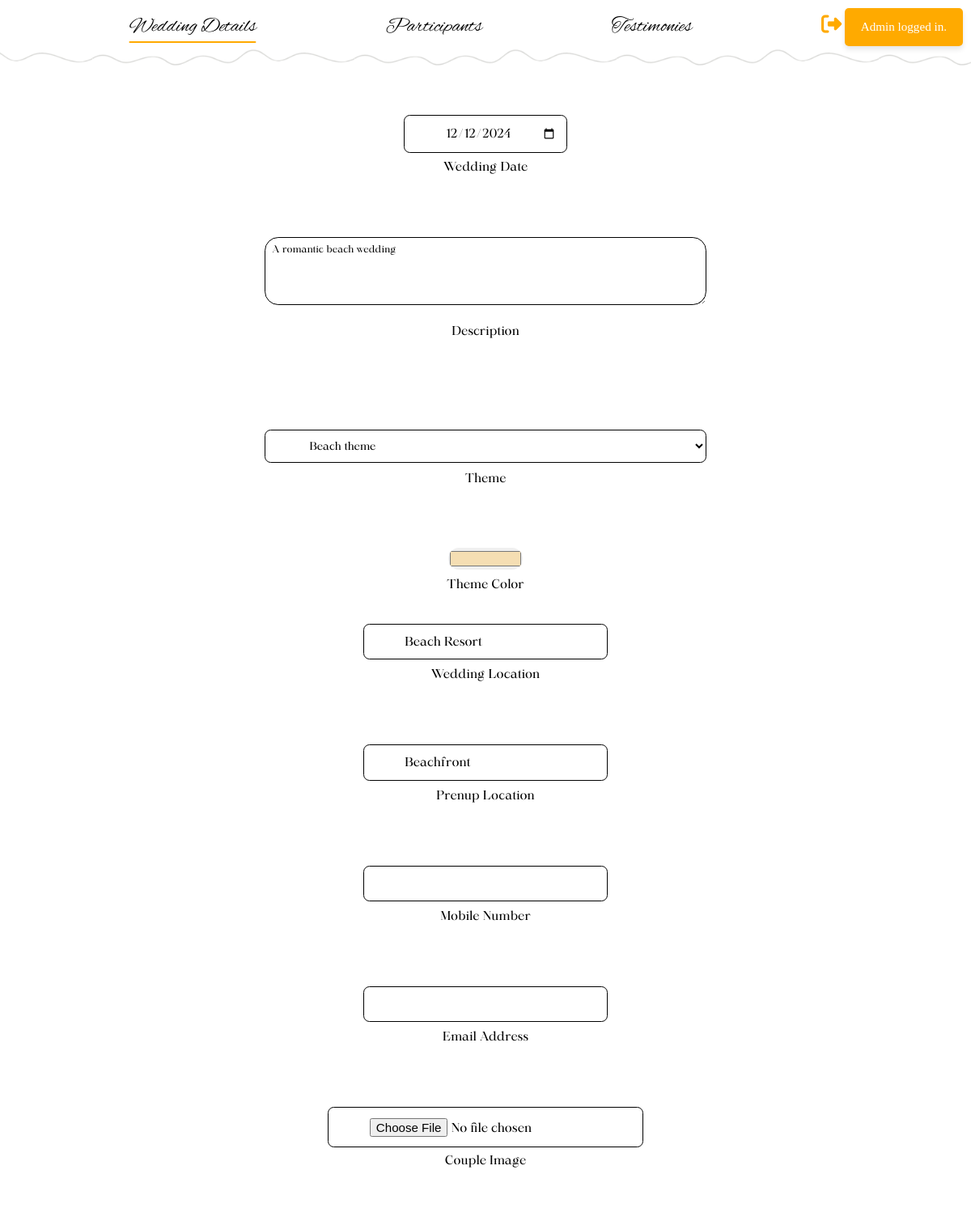
The app's page /manage-weddingDetails.php (signed in, upper part), older data.
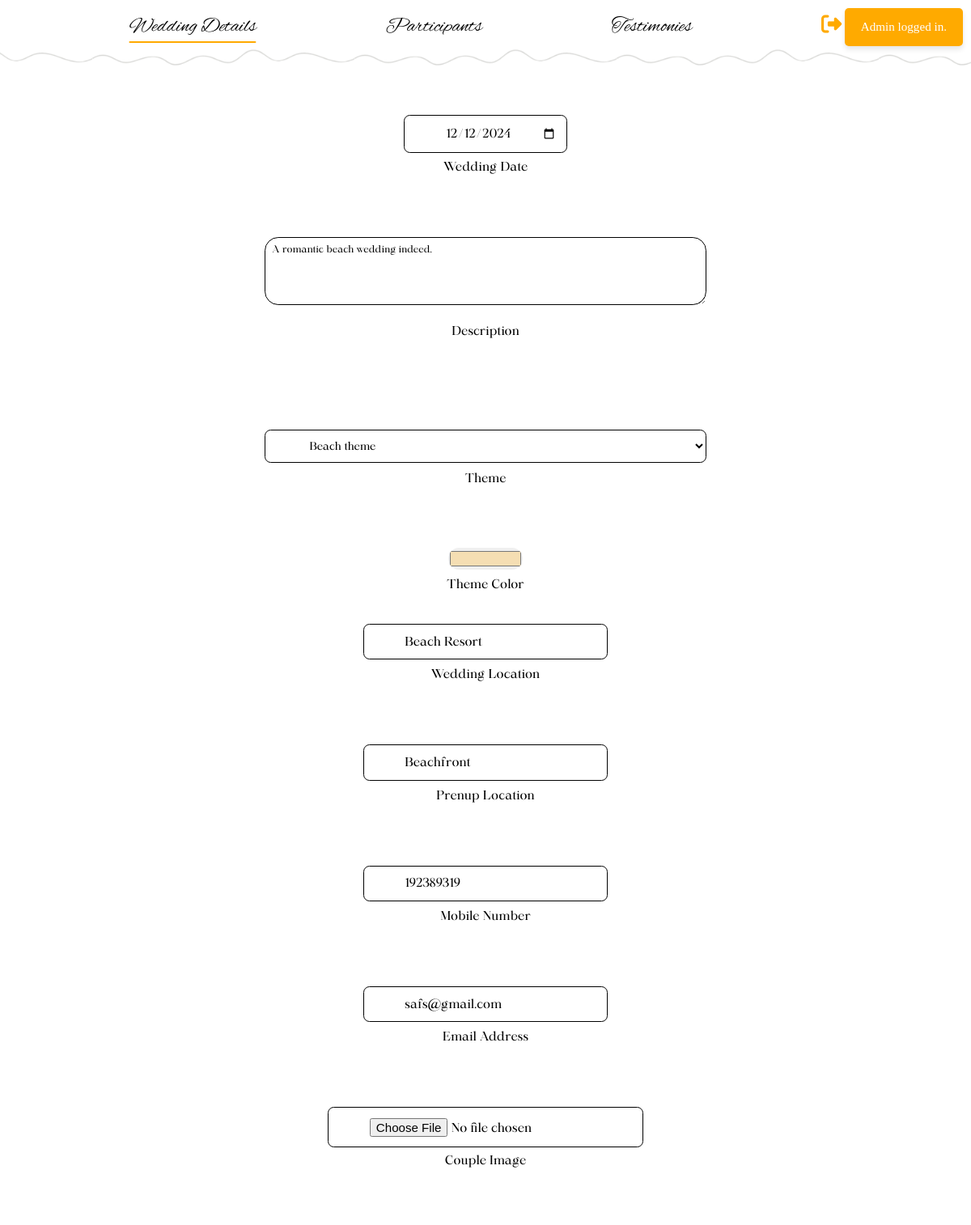
The same page, newer data.
### tables this page shows
CREATE TABLE `weddings` (
  `wedding_id` int(11) NOT NULL,
  `wedding_date` date DEFAULT NULL,
  `description` text DEFAULT NULL,
  `wedding_key` varchar(255) NOT NULL,
  `password` varchar(255) NOT NULL,
  `theme_id` int(11) DEFAULT NULL,
  `theme_color` varchar(255) DEFAULT NULL,
  `couple_photo` text DEFAULT NULL,
  `wedding_location` varchar(255) DEFAULT NULL,
  `wedding_photo` text DEFAULT NULL,
  `prenup_location` varchar(255) DEFAULT NULL,
  `prenup_photo` text DEFAULT NULL,
  `email_address` varchar(255) DEFAULT NULL,
  `mobile_number` varchar(50) NOT NULL
);

CREATE TABLE `themes` (
  `theme_id` int(11) NOT NULL,
  `theme_name` varchar(255) NOT NULL
);

### lib/Template.php (called while the page is built, shortened)
<?php
class Template{
	protected $templateFile;
	public function __construct($templateFile){
		$this->templateFile = $templateFile;
	}
	public function __toString(){
		include basename("$this->templateFile");
		return ob_get_clean();
	}
}
?>

### lib/Database.php (called while the page is built, shortened)
<?php
class Database{
	private $db_host = DB_HOST;
	private $db_name = DB_NAME;
	private $db_username = DB_USER;
	private $db_password = DB_PASS;
	private $databaseHandler;
	private $statement;
	public function __construct(){
		$dsn = "mysql:host=" . $this->db_host . ";dbname=" . $this->db_name;
		$options = array(
			PDO::ATTR_PERSISTENT => TRUE,
			PDO::ATTR_ERRMODE => PDO::ERRMODE_EXCEPTION
		);
		try {
			$this->databaseHandler = new PDO($dsn,$this->db_username,$this->db_password, $options);
		} catch(PDOException $error) {
			$this->errorMessage = $error->getMessage();
		}
	}
	protected function query($sqlCode){
			$this->statement = $this->databaseHandler->prepare($sqlCode);
		}
	protected function bind($parameter, $value, $type = ""){
		if ($type == NULL){
			switch (TRUE) {
				case is_int($value):
					$type = PDO::PARAM_INT;
					break;
			}
		}
		$this->statement->bindValue($parameter, $value, $type);
	}
	protected function execute(){
		$this->statement->execute();
	}
	protected function getResults(){
		$this->execute();
		return $this->statement->fetchAll(PDO::FETCH_OBJ);
	}
	protected function getResult(){
		$this->execute();
		return $this->statement->fetch(PDO::FETCH_OBJ);
	}
}
?>

### lib/Weddings.php (called while the page is built, shortened)
<?php
class Weddings extends Database {
    public function getWeddingById($weddingId) {
        $this->query("SELECT * FROM weddings WHERE wedding_id = :wedding_id");
        $this->bind(":wedding_id", $weddingId);
        return $this->getResult();
    }
}
?>

### lib/Themes.php (called while the page is built, shortened)
<?php
class Themes extends Database {
    public function getThemes(){
        $this->query("SELECT * FROM themes");
        return $this->getResults();
    }
}
?>

### templates/manage-weddingDetails_.php (the view, shortened to what this page needs)
<?php
include 'includes/header.php';
$nav_isActive = Array("detailsPage" => "active");
include 'includes/manage-nav.php';
?>
<form method="POST" action="<?php echo $_SERVER['PHP_SELF'];?>" enctype="multipart/form-data">
    <div class="input-group">
        <div class="input size-small">
            <label for="wedding_date">Wedding Date</label>
            <input type="date" name="wedding_date" value="<?php echo $weddingInformation->wedding_date; ?>" required>
        </div>
    </div>
    <div class="input-group">
        <div class="input size-large">
            <label for="description">Description</label>
            <textarea name="description" required><?php echo $weddingInformation->description; ?></textarea>
        </div>
    </div>
    <div class="input-group">
        <div class="input size-large">
            <label for="theme-select">Theme</label>
            <select name="theme_id" id="theme-select" class="theme-dropdown">
                <?php foreach($themes as $theme): ?>
                    <option value="<?php echo $theme->theme_id; ?>"
                        <?php echo ($weddingInformation->theme_id == $theme->theme_id) ? ' selected' : ''; ?>>
                        <?php echo $theme->theme_name; ?> theme
                    </option>
                <?php endforeach; ?>
            </select>
        </div>
    </div>
    <div class="input-group">
        <div class="input">
        <input type="color" name="theme_color" value="<?php echo $weddingInformation->theme_color; ?>" required>
            <label for="theme_color">Theme Color</label>
        </div>
    </div>
    <div class="input-group">
        <div class="input size-normal">
            <label for="wedding_location">Wedding Location</label>
            <input list="weddingLocations" type="text" name="wedding_location" value="<?php echo $weddingInformation->wedding_location; ?>" required>
        </div>
    </div>
    <div class="input-group">
        <div class="input size-normal">
            <label for="prenup_location">Prenup Location</label>
            <input type="text" name="prenup_location" value="<?php echo $weddingInformation->prenup_location; ?>" required>
        </div>
    </div>
    <div class="input-group">
        <div class="input size-normal">
            <label for="mobile_number">Mobile Number</label>
            <input type="text" name="mobile_number" value="<?php echo $weddingInformation->mobile_number; ?>" required>
        </div>
    </div>
    <div class="input-group">
        <div class="input size-normal">
            <label for="email_address">Email Address</label>
            <input type="email" name="email_address" value="<?php echo $weddingInformation->email_address; ?>" required>
        </div>
    </div>
    <div class="input-group">
        <div class="input size-small">
            <label for="couple_image">Couple Image</label>
            <input type="file" name="couple_image" accept="image/*">
        </div>
    </div>
    <div class="input-group">
    </div>
</form>
<?php
include 'includes/footer.php';
?>

### manage-weddingDetails.php (shortened to what this page needs)
<?php
$weddingsDB = new Weddings();
$themes = new Themes();
$manageWedding_DetailsPage = new Template("templates/manage-weddingDetails_.php");
$manageWedding_DetailsPage->themes = $themes->getThemes();
$manageWedding_DetailsPage->cssFileName = "create_wedding.css";
$manageWedding_DetailsPage->pageTitle = "Manage Wedding Details";
$weddingInformation = $weddingsDB->getWeddingById($_SESSION['wedding_id']);
$manageWedding_DetailsPage->weddingInformation = $weddingInformation;
echo $manageWedding_DetailsPage;
?>

### templates/includes/header.php (shortened to what this page needs)
<!DOCTYPE html>
<html>
<head>
    <link rel="stylesheet" href="templates/includes/font-awesome/css/all.min.css">
	<link rel="stylesheet" type="text/css" href="templates/includes/css/main.css">
	<link rel="stylesheet" type="text/css" href="templates/includes/css/<?php echo $cssFileName;?>">
</head>
<body>
<?php
if (isset($_SESSION['alertMessage'])) {
	$alertMessage = $_SESSION['alertMessage'] ?? null;
}
?>
<?php if (!empty($alertMessage)): ?>
	<div id="error-message" class="error-message">
		<?php echo htmlspecialchars($alertMessage); ?>
	</div>
<?php endif; ?>

### templates/includes/manage-nav.php
<nav>
	<ul class="nav">
		<?php
			if(empty($_SESSION["wedding_id"])):
		?>
		<li class="<?php echo $nav_isActive["createPage"]??NULL;?>">
			<a href="create-wedding.php">Create Event</a>
		</li>
		<li class="button-hover no-magic">
			<a href="index.php">
				<i class="fa-solid fa-angles-up"></i>
			</a>
		</li>
		<li class="<?php echo $nav_isActive["managePage"]??NULL;?>">
			<a href="manage-wedding.php">Manage Event</a>
		</li>
		<?php else:?>
		<li class="<?php echo $nav_isActive["detailsPage"]??NULL;?>"><a href="manage-weddingDetails.php">Wedding Details</a></li>
		<li class="<?php echo $nav_isActive["participantsPage"]??NULL;?>"><a href="manage-weddingParticipants.php">Participants</a></li>
		<li class="<?php echo $nav_isActive["tesetimoniesPage"]??NULL;?>"><a href="testimonies.php?wedding_id=<?php echo $_SESSION['wedding_id'];?>">Testimonies</a></li>
		<li id="logout"><a href="logout.php"><i class="fas fa-sign-out-alt"></i></a></li>
		<?php endif;?>
	</ul>
</nav>

### templates/includes/footer.php (shortened to what this page needs)
</body>
</html>

### templates/includes/css/main.css (style rules this page uses)
:root { --brandColor: #ffaa00; --brandColor2: #dadad8; --textFontColor: black; --textBGColor: white; --navBg: url('../images/navBg.png'); --headerBg: url('../images/header.jpg'); --bodyBg: url('../images/bodyBG.jpg'); --drop-shadow: rgba(0, 0, 0, 0.25) 0px 54px 55px, rgba(0, 0, 0, 0.12) 0px -12px 30px, rgba(0, 0, 0, 0.12) 0px 4px 6px, rgba(0, 0, 0, 0.17) 0px 12px 13px, rgba(0, 0, 0, 0.09) 0px -3px 5px; --text-shadow: rgba(0, 0, 0, 0.4) 3px 3px 4px; --h1-fontsize: 10rem; --h2-fontsize: 7.5rem; --h3-fontsize: 4.5rem; --h4-fontsize: 3rem; --p-fontsize: 1.8rem; }
* { margin: 0; padding: 0; box-sizing: border-box; color: var(--textFontColor); }
p, li,input,label { font-size: var(--p-fontsize); font-family: bodyFont; }
body { background-color: var(--textBGColor); background-image: var(--bodyBg); background-repeat: no-repeat; background-size: cover; background-attachment: fixed; background-position: right bottom; }
body nav { background-image: var(--navBg); background-repeat: repeat-x; background-position: center bottom; padding-bottom: 3rem; background-size: contain; position: sticky; top: 0; padding: 2rem 0 4rem; z-index: 1; }
ul.nav { list-style-type: none; display: flex; flex-wrap: nowrap; justify-content: space-evenly; }
.nav li { text-align: center; }
.nav li a { text-decoration: none; color: var(--primaryColor); font-family: 'headFont'; font-size: var(--h4-fontsize); position: relative; }
.nav li a::after { content: ''; border-radius: 1rem; width: 0; height: 0.2rem; position: absolute; bottom: -0.5rem; left: 50%; translate: -50%; background-color: var(--brandColor); transform-origin: center; transition: width 1s ease ; }
.nav li:not(.active,.no-magic) a:hover::after { width: 100%; }
.nav li#logout * { color: var(--brandColor); }
.nav li.active a::after { width: 100%; }
ul { list-style: none; padding: 0; }
@media (min-width: 1025px) { html { font-size: 0.7vw; } }

### templates/includes/css/create_wedding.css (style rules this page uses)
form { display: flex; justify-content: center; align-items: center; margin-top: 2rem; flex-wrap: wrap; }
.input-group { display: flex; justify-content: center; align-items: center; padding: 3rem 3rem; flex-wrap: wrap; flex-direction: row; }
.input-group { flex-basis: 100%; }
.input-group .input { position: relative; margin: 2rem 2rem 0; }
.input.size-normal { width: 20rem; }
.input.size-normal { width: 36rem; }
.input.size-large { width: 65rem; }
.input:not(.option) label { font-size: var(--p-fontsize); font-family: bodyFont; text-align: center; width: 22rem; border-radius: 2rem; padding: 0.5rem 2rem; position: absolute; left: 50%; top: 60.8%; transform: translate(-50%); background-color: var(--textBGColor); }
label[for=theme_color] { width: 50rem; margin-top: 2rem; text-align: center; }
label[for=wedding_date] { width: 20rem; text-align: center; }
.input input:not([type=color]):not([type=option]), select { font-family: bodyFont; width: 100%; padding: 1.5rem 1.4rem 1.4rem 6rem; border-radius: 0.9rem; margin-bottom: 4.5rem; border: 0.08rem solid var(--textFontColor); background-color: var(--textBGColor); }
.input input[type=color] { width: 11rem; border-radius: 3rem; border: none; }
.input input:not([type=radio],[type=color],[type=range]):focus { outline: 0; box-shadow:var(--drop-shadow); }
.input textarea { width: 100%; border: 1px solid var(--textFontColor); height: 10rem; border-radius: 2rem; padding: 1rem; text-align: justify; font-size: 1.4rem; font-family: bodyFont; margin-bottom: 10rem; }

### templates/includes/header.php (style rules this page uses)
.error-message { position: fixed; top: 10px; right: 10px; background-color: var(--brandColor); color: white; padding: 15px 20px; border-radius: 5px; box-shadow: 0 4px 6px rgba(0, 0, 0, 0.1); font-size: var(--p-fontsize); opacity: 0; transform: translateY(-20px); transition: opacity 0.3s ease, transform 0.3s ease; z-index:3; }
.error-message.show { opacity: 1; transform: translateY(0); }

Row changes from the older to the newer data that the page shows:
changed weddings "#f5deb3": description "A romantic beach wedding" → "A romantic beach wedding indeed."; mobile_number (not shown) → "192389319"; email_address (not shown) → "safs@gmail.com"
